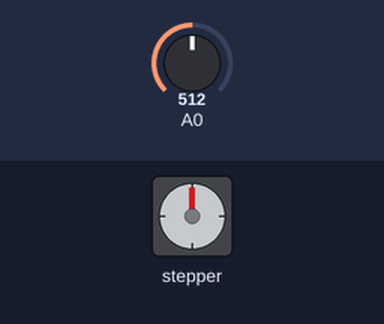
This sketch was run on a simulated Arduino Uno, built with avr-gcc and run on an emulated ATmega328P. Shown: stepper motor. The inputs (shaded band) are chosen by the test bench; at power-on: A0 = 512. Stepper angles assume 4096 steps per turn; what the sketch prints to the serial monitor is not drawn.

Above: at 1.2 s.
1.3 s: A0 set to 542
At 1.45 s:
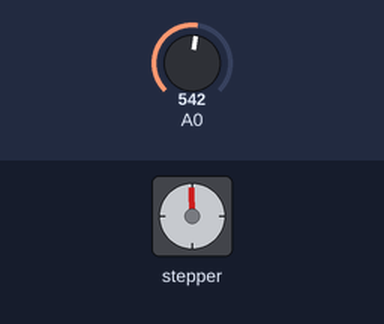
4.3 s: A0 set to 716
7.3 s: A0 set to 511
At 7.3 s:
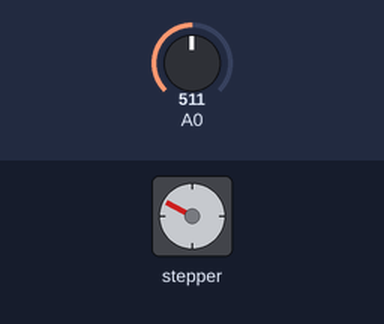
8.8 s: A0 set to 900
At 9.7 s:
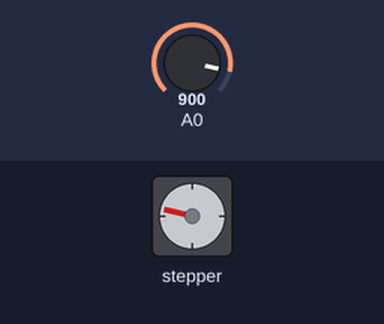
Timing chart, 0 to 24.4 s (numbered marks = the images above; inputs shaded):
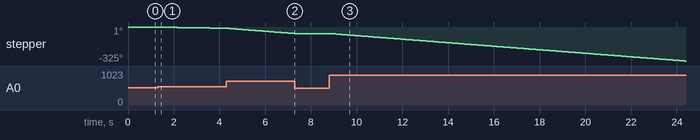

Measured:
- after the input at 1.3 s, stepper: keeps turning counter-clockwise at about 4°/s, starting at once
- after the input at 7.3 s, stepper: stops changing and stays -62°
- after the input at 8.8 s, stepper: keeps turning counter-clockwise at about 17°/s, starting at once

The sketch:

arm_code.ino
```cpp
/* arm_code.ino by Jose Catarino
  This code controls a PRRRR 5 DOF robot arm

  Connections:
  L293D and Stepper Motor:
        +5V               1|      |9     +5V
        Pin 2             2|      |10    Pin 7
        Stepper green     3|      |11    Stepper red
        GND               4|      |12    GND
        GND               5|      |13    GND
        Stepper black     6|      |14    Stepper blue
        Pin 4             7|      |15    Pin 6
        +5V               8|      |16    +5V

  Current Version:
    v0.0                   // stepper motor control -- works!, 1/17/2019

  Previous Version:

*/


// Stepper Set Up
#include <AccelStepper.h>    // http://www.airspayce.com/mikem/arduino/AccelStepper/index.html
#define HALF4WIRE 8

// pins for the L293D for stepper motor
#define motorPin1  2
#define motorPin2  4
#define motorPin3  6
#define motorPin4  7
AccelStepper stepper1 (HALF4WIRE, motorPin1, motorPin2, motorPin3, motorPin4, true);

// some variables
int g; // robot speed

void setup() {
  // Initialise the serial monitor
  Serial.begin(9600);

  // Initialise pot pin
  pinMode(A0,INPUT);

  // Initialise stepper motor values
  stepper1.setMaxSpeed(1000);
  stepper1.setSpeed(500);
}

void loop() {
  g = analogRead(A0);
  g = map(g, 0,1023,-800,800);

  Serial.println(g);

  // filter
  if(g <= 30 && g >= -30)  {
    stepper1.setSpeed(0);
  }
  //set motor speed
  else{
    stepper1.setSpeed(-g);
  }
  // start the motor
  stepper1.runSpeed();
}
```

BaseHuzzah.ino
```cpp
/* By Jose Catarino
  Recieves data from sensor glove to control robot arm

  Components used:
      Adafruit Huzzah: https://www.adafruit.com/product/2471
      Adafruit Servo Shield: https://www.adafruit.com/product/1411
      SG90 servo motors

  Previous versions:
    N/A

  Current Version:
  v0.0                  5/18/17, started document
  */
```
